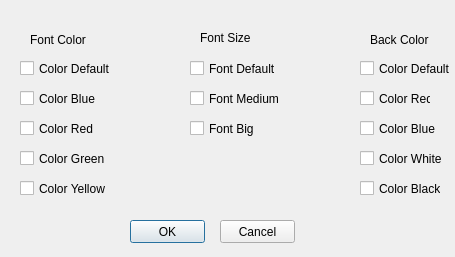
<?xml version="1.0" encoding="UTF-8"?>
<ui version="4.0">
 <class>Settings</class>
 <widget class="QDialog" name="Settings">
  <property name="geometry">
   <rect>
    <x>0</x>
    <y>0</y>
    <width>455</width>
    <height>257</height>
   </rect>
  </property>
  <property name="windowTitle">
   <string>Dialog</string>
  </property>
  <property name="windowIcon">
   <iconset resource="icons.qrc">
    <normaloff>:/icons/Resouces/custom_settings-512.png</normaloff>:/icons/Resouces/custom_settings-512.png</iconset>
  </property>
  <widget class="QCheckBox" name="checkBox">
   <property name="geometry">
    <rect>
     <x>20</x>
     <y>60</y>
     <width>101</width>
     <height>17</height>
    </rect>
   </property>
   <property name="text">
    <string>Color Default</string>
   </property>
  </widget>
  <widget class="QCheckBox" name="checkBox_2">
   <property name="geometry">
    <rect>
     <x>20</x>
     <y>90</y>
     <width>81</width>
     <height>17</height>
    </rect>
   </property>
   <property name="text">
    <string>Color Blue</string>
   </property>
  </widget>
  <widget class="QCheckBox" name="checkBox_3">
   <property name="geometry">
    <rect>
     <x>20</x>
     <y>120</y>
     <width>81</width>
     <height>17</height>
    </rect>
   </property>
   <property name="text">
    <string>Color Red</string>
   </property>
  </widget>
  <widget class="QCheckBox" name="checkBox_4">
   <property name="geometry">
    <rect>
     <x>20</x>
     <y>150</y>
     <width>91</width>
     <height>17</height>
    </rect>
   </property>
   <property name="text">
    <string>Color Green</string>
   </property>
  </widget>
  <widget class="QCheckBox" name="checkBox_5">
   <property name="geometry">
    <rect>
     <x>20</x>
     <y>180</y>
     <width>101</width>
     <height>17</height>
    </rect>
   </property>
   <property name="text">
    <string>Color Yellow</string>
   </property>
  </widget>
  <widget class="QLabel" name="label">
   <property name="geometry">
    <rect>
     <x>30</x>
     <y>30</y>
     <width>71</width>
     <height>20</height>
    </rect>
   </property>
   <property name="text">
    <string>Font Color</string>
   </property>
  </widget>
  <widget class="QCheckBox" name="checkBox_6">
   <property name="geometry">
    <rect>
     <x>190</x>
     <y>90</y>
     <width>91</width>
     <height>17</height>
    </rect>
   </property>
   <property name="text">
    <string>Font Medium</string>
   </property>
  </widget>
  <widget class="QCheckBox" name="checkBox_7">
   <property name="geometry">
    <rect>
     <x>190</x>
     <y>120</y>
     <width>70</width>
     <height>17</height>
    </rect>
   </property>
   <property name="text">
    <string>Font Big</string>
   </property>
  </widget>
  <widget class="QCheckBox" name="checkBox_8">
   <property name="geometry">
    <rect>
     <x>190</x>
     <y>60</y>
     <width>91</width>
     <height>17</height>
    </rect>
   </property>
   <property name="text">
    <string>Font Default </string>
   </property>
  </widget>
  <widget class="QCheckBox" name="checkBox_9">
   <property name="geometry">
    <rect>
     <x>360</x>
     <y>150</y>
     <width>91</width>
     <height>17</height>
    </rect>
   </property>
   <property name="text">
    <string>Color White</string>
   </property>
  </widget>
  <widget class="QCheckBox" name="checkBox_10">
   <property name="geometry">
    <rect>
     <x>360</x>
     <y>180</y>
     <width>81</width>
     <height>17</height>
    </rect>
   </property>
   <property name="text">
    <string>Color Black</string>
   </property>
  </widget>
  <widget class="QCheckBox" name="checkBox_11">
   <property name="geometry">
    <rect>
     <x>360</x>
     <y>90</y>
     <width>71</width>
     <height>17</height>
    </rect>
   </property>
   <property name="text">
    <string>Color Red</string>
   </property>
  </widget>
  <widget class="QCheckBox" name="checkBox_12">
   <property name="geometry">
    <rect>
     <x>360</x>
     <y>120</y>
     <width>81</width>
     <height>17</height>
    </rect>
   </property>
   <property name="text">
    <string>Color Blue</string>
   </property>
  </widget>
  <widget class="QCheckBox" name="checkBox_13">
   <property name="geometry">
    <rect>
     <x>360</x>
     <y>60</y>
     <width>91</width>
     <height>17</height>
    </rect>
   </property>
   <property name="text">
    <string>Color Default</string>
   </property>
  </widget>
  <widget class="QLabel" name="label_2">
   <property name="geometry">
    <rect>
     <x>200</x>
     <y>30</y>
     <width>61</width>
     <height>16</height>
    </rect>
   </property>
   <property name="text">
    <string>Font Size</string>
   </property>
  </widget>
  <widget class="QLabel" name="label_3">
   <property name="geometry">
    <rect>
     <x>370</x>
     <y>30</y>
     <width>61</width>
     <height>20</height>
    </rect>
   </property>
   <property name="text">
    <string>Back Color</string>
   </property>
  </widget>
  <widget class="QPushButton" name="pushButton">
   <property name="geometry">
    <rect>
     <x>130</x>
     <y>220</y>
     <width>75</width>
     <height>23</height>
    </rect>
   </property>
   <property name="text">
    <string>OK</string>
   </property>
  </widget>
  <widget class="QPushButton" name="pushButton_2">
   <property name="geometry">
    <rect>
     <x>220</x>
     <y>220</y>
     <width>75</width>
     <height>23</height>
    </rect>
   </property>
   <property name="text">
    <string>Cancel</string>
   </property>
  </widget>
 </widget>
 <resources>
  <include location="icons.qrc"/>
 </resources>
 <connections/>
</ui>
